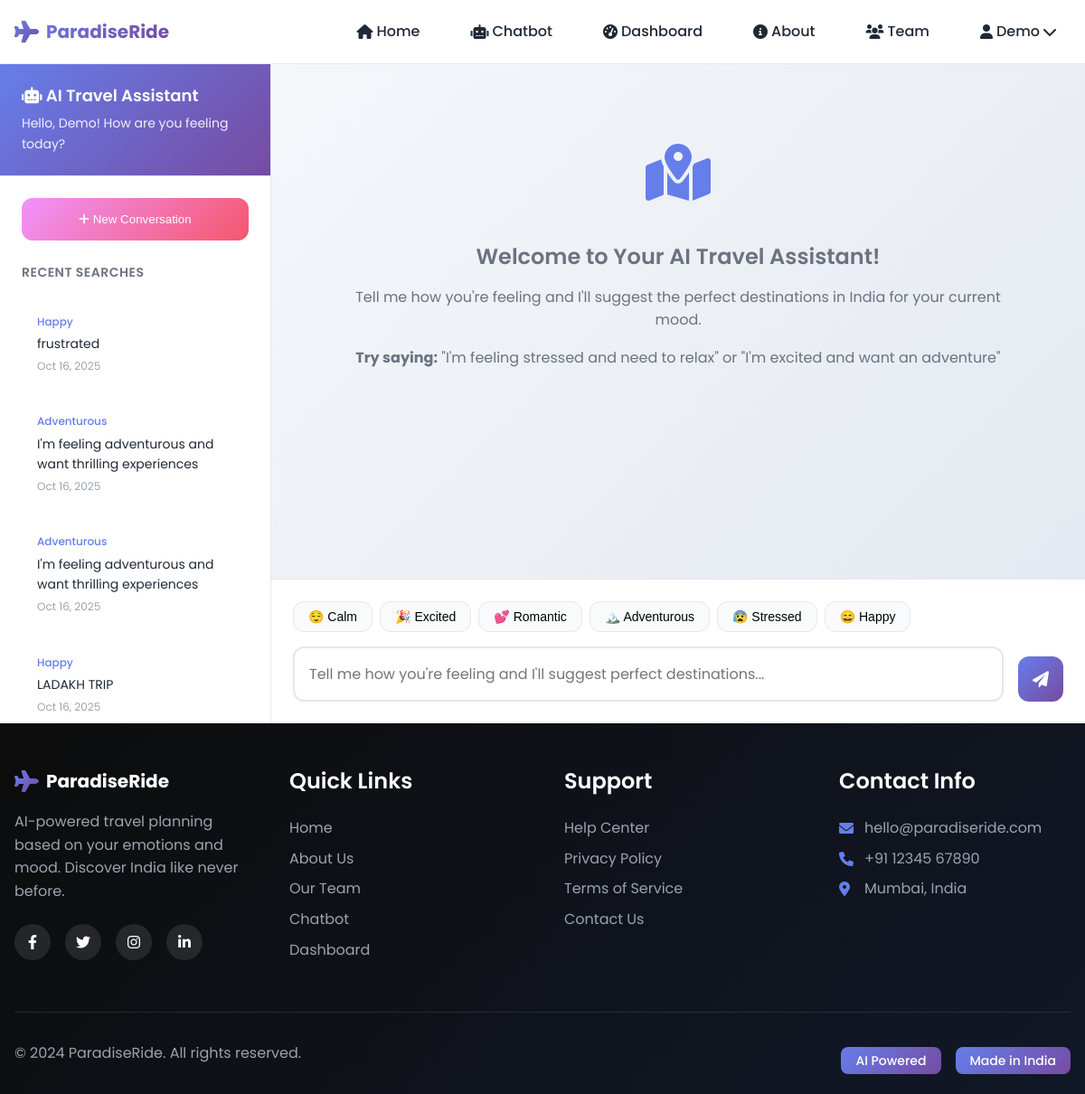
Screenshot of /chatbot (signed in) with the database file from the repository.
### models.py (models this page shows, shortened)
class User(UserMixin, db.Model):
    __tablename__ = 'users'
    id = db.Column(db.Integer, primary_key=True)
    name = db.Column(db.String(100), nullable=False)
    email = db.Column(db.String(120), unique=True, nullable=False, index=True)
    password_hash = db.Column(db.String(255), nullable=False)
    created_at = db.Column(db.DateTime, default=datetime.utcnow, nullable=False)
    is_active = db.Column(db.Boolean, default=True, nullable=False)
    last_login = db.Column(db.DateTime)
    search_history = db.relationship('SearchHistory', backref='user', lazy=True, cascade='all, delete-orphan')
    itineraries = db.relationship('Itinerary', backref='user', lazy=True, cascade='all, delete-orphan')
    def get_recent_searches(self, limit=5):
        return db.session.query(SearchHistory).filter_by(user_id=self.id)\
                                 .order_by(SearchHistory.timestamp.desc())\
                                 .limit(limit).all()

class SearchHistory(db.Model):
    __tablename__ = 'search_history'
    id = db.Column(db.Integer, primary_key=True)
    user_id = db.Column(db.Integer, db.ForeignKey('users.id'), nullable=False)
    mood = db.Column(db.String(50), nullable=False)
    query = db.Column(db.Text, nullable=False)  # Original user query
    result = db.Column(db.Text, nullable=False)  # JSON string of destinations returned
    timestamp = db.Column(db.DateTime, default=datetime.utcnow, nullable=False)
    rating = db.Column(db.Integer)  # User rating of the suggestions (1-5)
    is_favorite = db.Column(db.Boolean, default=False)

### app.py (the view)
@app.route('/chatbot')
@login_required
def chatbot_page():
    recent_searches = current_user.get_recent_searches(10)
    return render_template('chatbot.html', recent_searches=recent_searches)

### app.py (called while the page is built)
@login_manager.user_loader
def load_user(user_id):
    return db.session.get(User, int(user_id))

@app.context_processor
def inject_user():
    return dict(current_user=current_user)

@app.context_processor
def inject_config():
    return dict(app_name=app.config['APP_NAME'])

### templates/chatbot.html (shortened to what this page needs)
{% extends "base.html" %}
{% set title = "Travel Chatbot" %}
{% block content %}
<div class="chatbot-container">
    <div class="chat-sidebar" id="chat-sidebar">
        <div class="chat-header">
            <h2><i class="fas fa-robot"></i> AI Travel Assistant</h2>
            <p>Hello, {{ current_user.name.split()[0] }}! How are you feeling today?</p>
        </div>
        <div class="search-history">
            <button class="new-chat-btn" onclick="startNewChat()">
                <i class="fas fa-plus"></i> New Conversation
            </button>
            {% if recent_searches %}
                <div class="history-section">
                    <div class="history-title">Recent Searches</div>
                    {% for search in recent_searches %}
                        <div class="history-item" onclick="loadHistorySearch({{ search.id }})">
                            <div class="history-mood">{{ search.mood }}</div>
                            <div class="history-query">{{ search.query }}</div>
                            <div class="history-time">{{ search.timestamp.strftime('%b %d, %Y') }}</div>
                        </div>
                    {% endfor %}
                </div>
            {% endif %}
        </div>
    </div>
    <div class="chat-main">
        <div class="chat-messages" id="chat-messages">
            <div class="welcome-message">
                <div class="welcome-icon">
                    <i class="fas fa-map-marked-alt"></i>
                </div>
                <h3>Welcome to Your AI Travel Assistant!</h3>
                <p>Tell me how you're feeling and I'll suggest the perfect destinations in India for your current mood.</p>
                <p><strong>Try saying:</strong> "I'm feeling stressed and need to relax" or "I'm excited and want an adventure"</p>
            </div>
        </div>
        <div class="chat-input-area">
            <div class="mood-selector">
                <button class="mood-btn" data-mood="calm">😌 Calm</button>
                <button class="mood-btn" data-mood="excited">🎉 Excited</button>
                <button class="mood-btn" data-mood="romantic">💕 Romantic</button>
                <button class="mood-btn" data-mood="adventurous">🏔️ Adventurous</button>
                <button class="mood-btn" data-mood="stressed">😰 Stressed</button>
                <button class="mood-btn" data-mood="happy">😄 Happy</button>
            </div>
            <div class="chat-input-container">
                <textarea
                    class="chat-input"
                    id="chat-input"
                    placeholder="Tell me how you're feeling and I'll suggest perfect destinations..."
                    rows="1"
                    onkeydown="handleKeyPress(event)"
                ></textarea>
                <button class="send-btn" id="send-btn" onclick="sendMessage()">
                    <i class="fas fa-paper-plane"></i>
                </button>
            </div>
        </div>
    </div>
</div>
{% endblock %}

### templates/base.html (shortened to what this page needs)
<!DOCTYPE html>
<html lang="en">
<head>
    <link href="https://cdnjs.cloudflare.com/ajax/libs/font-awesome/6.0.0/css/all.min.css" rel="stylesheet">
    <link rel="stylesheet" href="{{ url_for('static', filename='css/styles.css') }}">
</head>
<body>
    <nav class="navbar">
        <div class="nav-container">
            <div class="nav-logo">
                <a href="{{ url_for('index') }}">
                    <i class="fas fa-plane"></i>
                    <span>ParadiseRide</span>
                </a>
            </div>
            <div class="nav-menu" id="nav-menu">
                <ul class="nav-list">
                    <li class="nav-item">
                        <a href="{{ url_for('index') }}" class="nav-link">
                            <i class="fas fa-home"></i> Home
                        </a>
                    </li>
                    {% if current_user.is_authenticated %}
                        <li class="nav-item">
                            <a href="{{ url_for('chatbot_page') }}" class="nav-link">
                                <i class="fas fa-robot"></i> Chatbot
                            </a>
                        </li>
                        <li class="nav-item">
                            <a href="{{ url_for('dashboard') }}" class="nav-link">
                                <i class="fas fa-tachometer-alt"></i> Dashboard
                            </a>
                        </li>
                    {% endif %}
                    <li class="nav-item">
                        <a href="{{ url_for('about') }}" class="nav-link">
                            <i class="fas fa-info-circle"></i> About
                        </a>
                    </li>
                    <li class="nav-item">
                        <a href="{{ url_for('team') }}" class="nav-link">
                            <i class="fas fa-users"></i> Team
                        </a>
                    </li>
                    {% if current_user.is_authenticated %}
                        <li class="nav-item dropdown">
                            <a href="#" class="nav-link dropdown-toggle">
                                <i class="fas fa-user"></i> {{ current_user.name.split()[0] }}
                                <i class="fas fa-chevron-down"></i>
                            </a>
                        </li>
                    {% endif %}
                </ul>
            </div>
        </div>
    </nav>
    <main class="main-content">
        {% block content %}{% endblock %}
    </main>
    <footer class="footer" id="footer">
        <div class="footer-container">
            <div class="footer-content">
                <div class="footer-section">
                    <div class="footer-logo">
                        <i class="fas fa-plane"></i>
                        <span>ParadiseRide</span>
                    </div>
                    <p class="footer-description">
                        AI-powered travel planning based on your emotions and mood.
                        Discover India like never before.
                    </p>
                    <div class="social-links">
                        <a href="#" class="social-link">
                            <i class="fab fa-facebook-f"></i>
                        </a>
                        <a href="#" class="social-link">
                            <i class="fab fa-twitter"></i>
                        </a>
                        <a href="#" class="social-link">
                            <i class="fab fa-instagram"></i>
                        </a>
                        <a href="#" class="social-link">
                            <i class="fab fa-linkedin-in"></i>
                        </a>
                    </div>
                </div>
                <div class="footer-section">
                    <h3>Quick Links</h3>
                    <ul class="footer-links">
                        <li><a href="{{ url_for('index') }}">Home</a></li>
                        <li><a href="{{ url_for('about') }}">About Us</a></li>
                        <li><a href="{{ url_for('team') }}">Our Team</a></li>
                        {% if current_user.is_authenticated %}
                            <li><a href="{{ url_for('chatbot_page') }}">Chatbot</a></li>
                            <li><a href="{{ url_for('dashboard') }}">Dashboard</a></li>
                        {% endif %}
                    </ul>
                </div>
                <div class="footer-section">
                    <h3>Support</h3>
                    <ul class="footer-links">
                        <li><a href="#">Help Center</a></li>
                        <li><a href="#">Privacy Policy</a></li>
                        <li><a href="#">Terms of Service</a></li>
                        <li><a href="#">Contact Us</a></li>
                    </ul>
                </div>
                <div class="footer-section">
                    <h3>Contact Info</h3>
                    <div class="contact-info">
                        <p><i class="fas fa-envelope"></i> hello@paradiseride.com</p>
                        <p><i class="fas fa-phone"></i> +91 12345 67890</p>
                        <p><i class="fas fa-map-marker-alt"></i> Mumbai, India</p>
                    </div>
                </div>
            </div>
            <div class="footer-bottom">
                <div class="footer-copyright">
                    <p>&copy; 2024 ParadiseRide. All rights reserved.</p>
                </div>
                <div class="footer-badges">
                    <span class="badge">AI Powered</span>
                    <span class="badge">Made in India</span>
                </div>
            </div>
        </div>
    </footer>
</body>
</html>

### templates/chatbot.html (style rules this page uses)
.chatbot-container { height: calc(100vh - 70px); display: flex; background: linear-gradient(135deg, #f8fafc 0%, #e2e8f0 100%); }
.chat-sidebar { width: 300px; background: white; border-right: 1px solid var(--border-color); display: flex; flex-direction: column; transition: var(--transition-normal); }
.chat-header { padding: var(--spacing-lg); border-bottom: 1px solid var(--border-color); background: var(--gradient-primary); color: white; }
.chat-header h2 { font-size: var(--font-size-lg); margin-bottom: var(--spacing-sm); }
.chat-header p { font-size: var(--font-size-sm); opacity: 0.9; margin: 0; }
.new-chat-btn { width: 100%; padding: var(--spacing-md); background: var(--gradient-secondary); color: white; border: none; border-radius: var(--radius-lg); font-weight: 500; cursor: pointer; transition: var(--transition-fast); margin-bottom: var(--spacing-lg); }
.search-history { flex: 1; padding: var(--spacing-lg); overflow-y: auto; }
.history-section { margin-bottom: var(--spacing-xl); }
.history-title { font-size: var(--font-size-sm); font-weight: 600; color: var(--text-secondary); margin-bottom: var(--spacing-md); text-transform: uppercase; letter-spacing: 0.5px; }
.history-item { padding: var(--spacing-md); border-radius: var(--radius-md); margin-bottom: var(--spacing-sm); cursor: pointer; transition: var(--transition-fast); border: 1px solid transparent; }
.history-mood { font-size: var(--font-size-xs); color: var(--primary-color); font-weight: 500; text-transform: capitalize; }
.history-query { font-size: var(--font-size-sm); color: var(--text-primary); margin: var(--spacing-xs) 0; display: -webkit-box; -webkit-line-clamp: 2; -webkit-box-orient: vertical; overflow: hidden; }
.history-time { font-size: var(--font-size-xs); color: var(--text-light); }
.chat-main { flex: 1; display: flex; flex-direction: column; max-width: calc(100% - 300px); }
.chat-messages { flex: 1; padding: var(--spacing-lg); overflow-y: auto; scroll-behavior: smooth; }
.chat-input-area { padding: var(--spacing-lg); background: white; border-top: 1px solid var(--border-color); }
.mood-selector { display: flex; gap: var(--spacing-sm); margin-bottom: var(--spacing-md); flex-wrap: wrap; }
.mood-btn { padding: var(--spacing-sm) var(--spacing-md); background: var(--bg-secondary); border: 1px solid var(--border-color); border-radius: var(--radius-lg); font-size: var(--font-size-sm); cursor: pointer; transition: var(--transition-fast); }
.chat-input-container { position: relative; display: flex; gap: var(--spacing-md); align-items: flex-end; }
.chat-input { flex: 1; min-height: 50px; max-height: 150px; padding: var(--spacing-md); border: 2px solid var(--border-color); border-radius: var(--radius-lg); font-family: inherit; font-size: var(--font-size-base); resize: none; transition: var(--transition-fast); }
.send-btn { padding: var(--spacing-md); background: var(--gradient-primary); color: white; border: none; border-radius: var(--radius-lg); font-size: var(--font-size-lg); cursor: pointer; transition: var(--transition-fast); display: flex; align-items: center; justify-content: center; min-width: 50px; height: 50px; }
.welcome-message { text-align: center; padding: var(--spacing-2xl); color: var(--text-secondary); }
.welcome-icon { font-size: 4rem; color: var(--primary-color); margin-bottom: var(--spacing-lg); }

### rows the page displays
User: name "Demo"
SearchHistory: mood "Happy", query "frustrated", timestamp "Oct 16, 2025"
SearchHistory: mood "Adventurous", query "I'm feeling adventurous and want thrilling experiences", timestamp "Oct 16, 2025"
SearchHistory: mood "Adventurous", query "I'm feeling adventurous and want thrilling experiences", timestamp "Oct 16, 2025"
SearchHistory: mood "Happy", query "LADAKH TRIP", timestamp "Oct 16, 2025"
